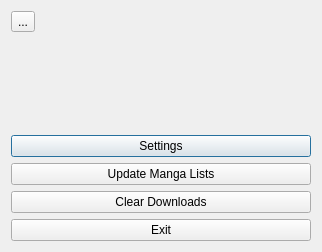
<?xml version="1.0" encoding="UTF-8"?>
<ui version="4.0">
 <class>MenueDialog</class>
 <widget class="QDialog" name="MenueDialog">
  <property name="geometry">
   <rect>
    <x>0</x>
    <y>0</y>
    <width>322</width>
    <height>252</height>
   </rect>
  </property>
  <property name="windowTitle">
   <string>Dialog</string>
  </property>
  <layout class="QVBoxLayout" name="verticalLayout">
   <item>
    <layout class="QHBoxLayout" name="horizontalLayout">
     <item>
      <widget class="QToolButton" name="toolButtonMenu">
       <property name="text">
        <string>...</string>
       </property>
       <property name="icon">
        <iconset resource="../images.qrc">
         <normaloff>:/resources/images/icons/menue.png</normaloff>:/resources/images/icons/menue.png</iconset>
       </property>
       <property name="iconSize">
        <size>
         <width>50</width>
         <height>50</height>
        </size>
       </property>
      </widget>
     </item>
     <item>
      <spacer name="horizontalSpacer">
       <property name="orientation">
        <enum>Qt::Horizontal</enum>
       </property>
       <property name="sizeHint" stdset="0">
        <size>
         <width>40</width>
         <height>20</height>
        </size>
       </property>
      </spacer>
     </item>
    </layout>
   </item>
   <item>
    <spacer name="verticalSpacer">
     <property name="orientation">
      <enum>Qt::Vertical</enum>
     </property>
     <property name="sizeHint" stdset="0">
      <size>
       <width>20</width>
       <height>40</height>
      </size>
     </property>
    </spacer>
   </item>
   <item>
    <widget class="QPushButton" name="pushButtonSettings">
     <property name="text">
      <string>Settings</string>
     </property>
    </widget>
   </item>
   <item>
    <widget class="QPushButton" name="pushButtonUpdateMangaList">
     <property name="text">
      <string>Update Manga Lists</string>
     </property>
    </widget>
   </item>
   <item>
    <widget class="QPushButton" name="pushButtonClearDownloads">
     <property name="text">
      <string>Clear Downloads</string>
     </property>
    </widget>
   </item>
   <item>
    <widget class="QPushButton" name="pushButtonExit">
     <property name="text">
      <string>Exit</string>
     </property>
    </widget>
   </item>
  </layout>
 </widget>
 <resources>
  <include location="../images.qrc"/>
 </resources>
 <connections/>
</ui>
